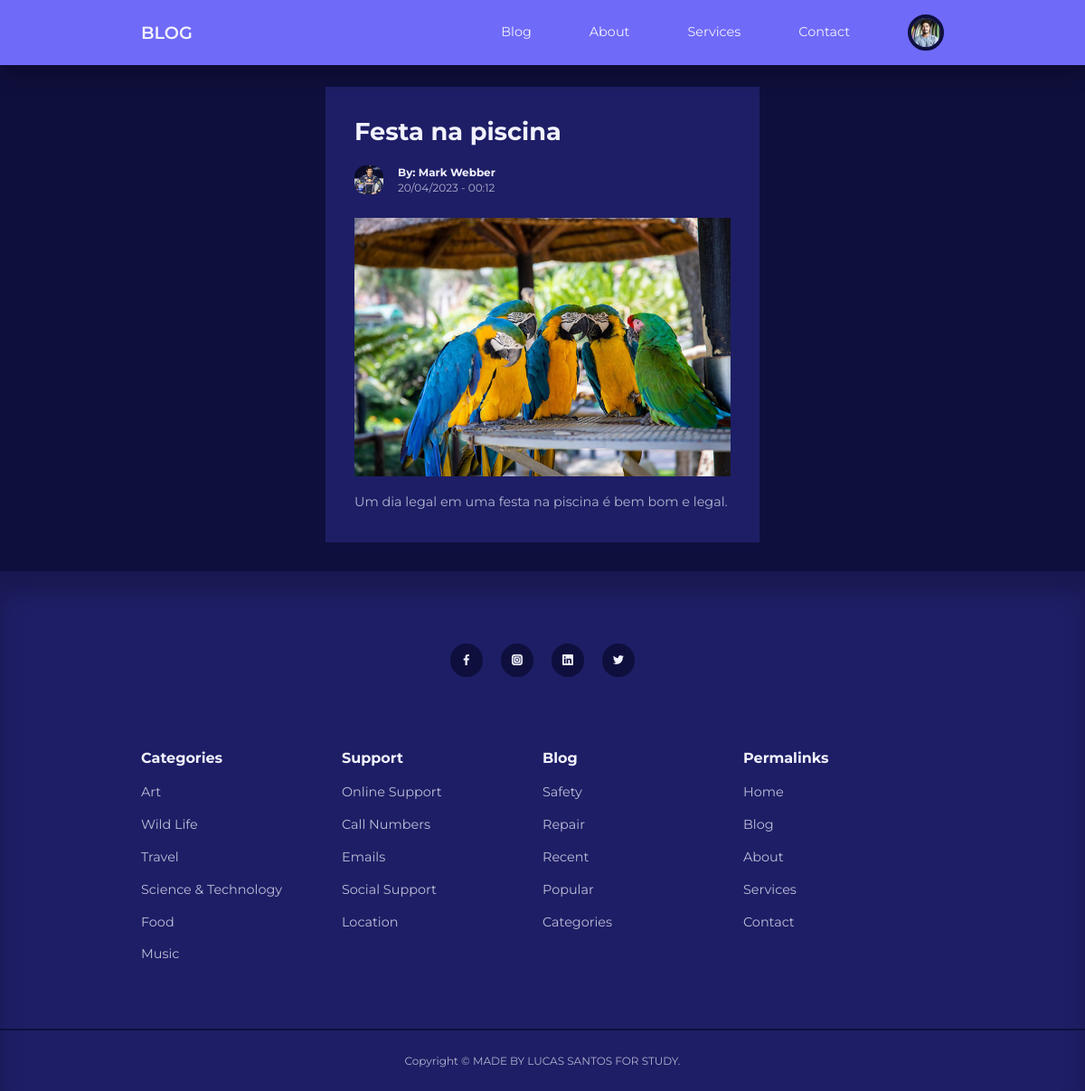
Screenshot of /post.php?id=00000000011 (signed in) with the database file from the repository.
### tables this page shows
CREATE TABLE `users` (
  `id` int(11) UNSIGNED NOT NULL,
  `firstname` varchar(50) NOT NULL,
  `lastname` varchar(50) NOT NULL,
  `username` varchar(50) NOT NULL,
  `email` varchar(100) NOT NULL,
  `password` varchar(255) NOT NULL,
  `avatar` varchar(255) NOT NULL,
  `is_admin` tinyint(1) NOT NULL
);

CREATE TABLE `posts` (
  `id` int(11) UNSIGNED ZEROFILL NOT NULL,
  `title` varchar(255) NOT NULL,
  `body` text NOT NULL,
  `thumbnail` varchar(255) NOT NULL,
  `date_time` timestamp NOT NULL DEFAULT current_timestamp(),
  `category_id` int(11) UNSIGNED DEFAULT NULL,
  `author_id` int(11) UNSIGNED NOT NULL,
  `is_featured` tinyint(1) NOT NULL
);

### post.php (the view)
<?php
 include 'partials/header.php';
 if(isset($_GET['id'])) {
    $id = filter_var($_GET['id'], FILTER_SANITIZE_NUMBER_INT);
    $query = "SELECT * FROM posts WHERE id=$id";
    $result = mysqli_query($connection, $query);
    $post = mysqli_fetch_assoc($result);
 } else {
    header('location: ' . ROOT_URL . 'blog.php');
    die();
 }
?>
    <section class="singlepost">
        <div class="container singlepost__container">
            <h2><?= $post['title'] ?></h2>
            <div class="post__author">
                    <?php
                    $author_id = $post['author_id'];
                    $author_query = "SELECT * FROM users WHERE id=$author_id";
                    $author_result = mysqli_query($connection, $author_query);
                    $author = mysqli_fetch_assoc($author_result);
                    ?>
                    <div class="post__author-avatar">
                        <img src="./images/<?= $author['avatar'] ?>">
                    </div>
                    <div class="post__author-info">
                        <h5>By:  <?= " {$author['firstname']} {$author['lastname']}" ?></h5>
                        <small><?= date("d/m/Y - H:i", strtotime($post['date_time'])) ?></small>
                    </div>
                </div>
            <div class="singlepost__thumbnail">
                <img src="./images/<?= $post['thumbnail'] ?>">
            </div>
            <p>
                <?= $post['body'] ?>
            </p>
        </div>
    </section>
<?php
 include 'partials/footer.php'
?>

### partials/header.php (shortened to what this page needs)
<?php
require 'config/database.php';
if(isset($_SESSION['user-id'])) {
    $id = filter_var($_SESSION['user-id'], FILTER_SANITIZE_NUMBER_INT);
    $query = "SELECT avatar FROM users WHERE id=$id";
    $result = mysqli_query($connection, $query);
    $avatar = mysqli_fetch_assoc($result);
}
?>
<!DOCTYPE php>
<php lang="en">
<head>
    <link rel="stylesheet" href="<?= ROOT_URL ?>./css/style.css">
    <link rel="stylesheet" href="https://unicons.iconscout.com/release/v4.0.0/css/line.css">
</head>
<body>
    <nav>
        <div class="container nav__container">
            <a href="<?= ROOT_URL ?>index.php" class="nav__logo">BLOG</a>
            <ul class="nav__items">
                <li><a href="<?= ROOT_URL ?>blog.php">Blog</a></li>
                <li><a href="<?= ROOT_URL ?>about.php">About</a></li>
                <li><a href="<?= ROOT_URL ?>services.php">Services</a></li>
                <li><a href="<?= ROOT_URL ?>contact.php">Contact</a></li>
                <?php if(isset($_SESSION['user-id'])) : ?>
                    <li class="nav__profile">
                    <div class="avatar">
                        <img src="<?= ROOT_URL . 'images/' . $avatar['avatar'] ?>">
                    </div>
                </li>
                <?php else : ?>
                <li><a href="<?= ROOT_URL ?>signin.php">Sign In</a></li>
                <?php endif ?>
            </ul>
        </div>
    </nav>

### css/style.css (style rules this page uses)
* { margin: 0; padding: 0; outline: 0; border: 0; appearance: 0; list-style: none; text-decoration: none; box-sizing: border-box; }
body { font-family: 'Montserrat', sans-serif; line-height: 1.6; color: var(--color-gray-200); overflow-x: hidden; background: var(--color-bg); font-size: 0.9rem; }
.container { width: var(--container-width-lg); max-width: 1800px; margin-inline: auto; }
section { margin-top: 3rem; width: 100vw; }
h1, h2, h3, h4, h5 { color: var(--color-white); line-height: 1.3; }
h2 { font-size: 1.7rem; margin: 1rem 0; }
a { color: var(--color-white); transition: var(--transition); }
img { display: block; width: 100%; object-fit: cover; }
nav { background: var(--color-primary); width: 100vw; height: 4.5rem; position: fixed; top: 0; z-index: 10; box-shadow: 0 1rem 1rem rgba(0, 0, 0, 0.2); }
.nav__container { height: 100%; display: flex; align-items: center; justify-content: space-between; }
.avatar { width: 2.5rem; height: 2.5rem; border-radius: 50%; overflow: hidden; border: 0.3rem solid var(--color-bg); }
.nav__logo { font-weight: 600; font-size: 1.2rem; }
.nav__items { display: flex; align-items: center; gap: 4rem; }
.nav__profile { position: relative; cursor: pointer; }
.post__author { display: flex; gap: 1rem; margin-top: 1.2rem; }
.post__author-avatar { width: 2rem; height: 2rem; border-radius: var(--card-border-radius-3); overflow: hidden; }
.singlepost { margin: 6rem 0 2rem; }
.singlepost__container { width: var(--form-width); background: var(--color-gray-900); padding: 1rem 2rem 2rem; }
.singlepost__thumbnail { margin: 1.5rem 0 1rem; }
.singlepost__container p { margin-top: 1rem; line-height: 1.7; }
.singlepost .post__author { display: flex; gap: 1rem; }

### partials/header.php (style rules this page uses)
.post__author { display: flex; gap: 1rem; margin-top: 1.2rem; }

### rows the page displays
users: avatar (picture)
posts: title "Festa na piscina", date_time "20/04/2023 - 00:12", thumbnail (picture), body "Um dia legal em uma festa na piscina é bem bom e legal."
users: avatar (picture), firstname "Mark", lastname "Webber"
